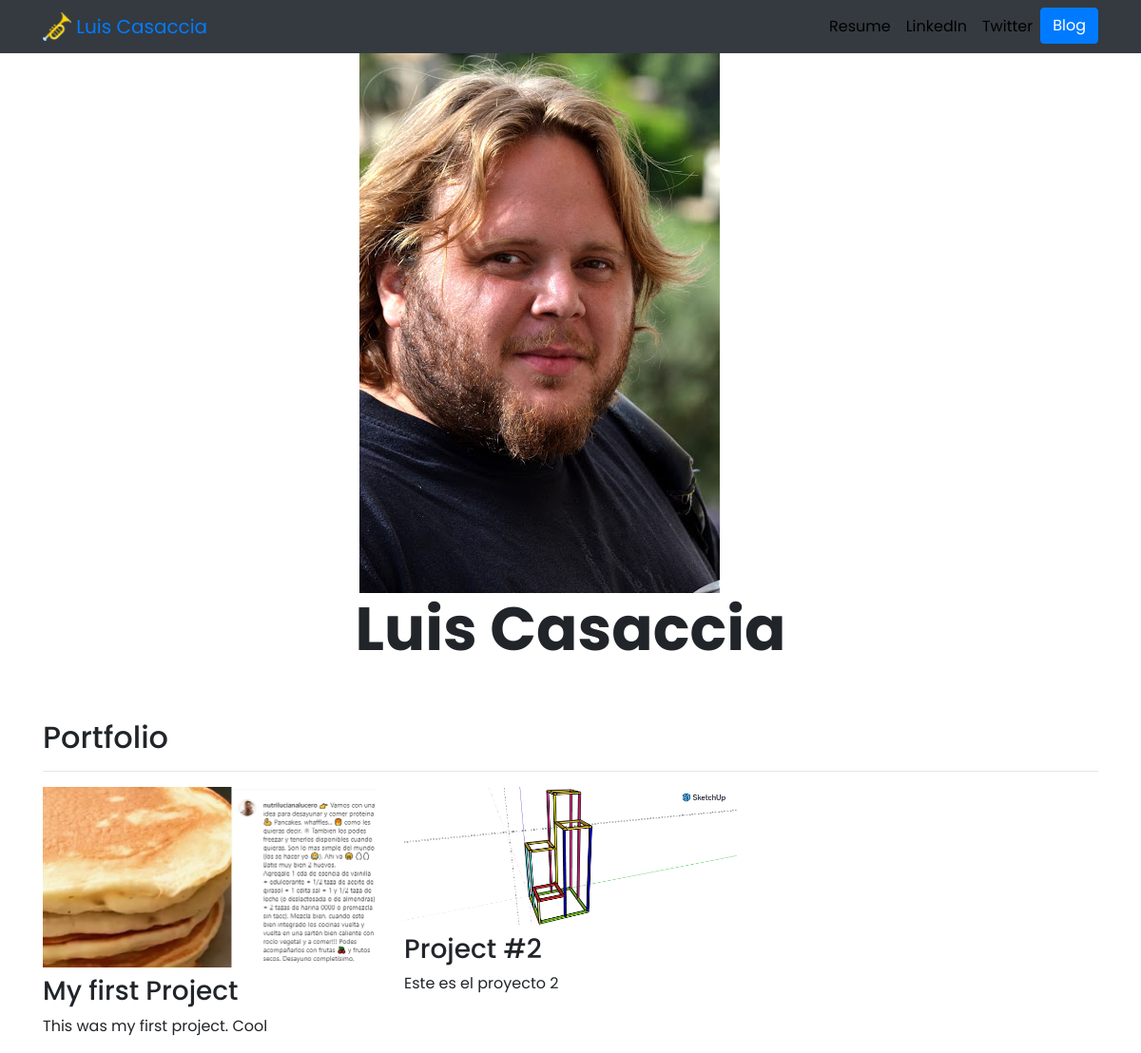
The page / on the database its author committed.
### portfolio/models.py (models this page shows, shortened)
class Project(models.Model):
    title = models.CharField(max_length=100)
    description = models.CharField(max_length=250)
    image = models.ImageField(upload_to='portfolio/images/')
    url = models.URLField(blank=True)

### portfolio/views.py (the view)
# urls.py: 2. Add a URL to urlpatterns:  path('', views.home, name='home')
def home(request):
    projects = Project.objects.all()
    return render(request, 'portfolio/home.html', {'projects':projects})

### portfolio/templates/portfolio/home.html
{% extends "portfolio/base.html" %}
{% load static %}
{% block content %}
<div class="row justify-content-center my">
  <div class="col-5">
    <img src="{% static 'portfolio/perfil.jpg' %}" class="img-fluid">
  </div>
</div>
<div class="row justify-content-center mb-3">
  <div class="col-md-9 text-center">
    <h1 id="hometext" class="font-weight-bold">Luis Casaccia</h1>
  </div>
</div>
<h2 class="mt-5">Portfolio</h2>
<hr>
<div class="row">
  {% for project in projects %}
  <div class="col-lg-4 col-md-6">
    {% if project.url %}
    <a href="{{ project.url }}">
      <img src="{{ project.image.url }}" class="img-fluid mb-2">
    </a>
    {% else %}
    <img src="{{ project.image.url }}" class="img-fluid mb-2">
    {% endif %}
    <h3>{{ project.title }}</h3>
    <p>{{ project.description }}</p>
  </div>
  {% endfor %}
</div>
{% endblock %}

### portfolio/templates/portfolio/base.html (shortened to what this page needs)
{% load static %}
<!doctype html>
<html lang="en">
<head>
<link rel="stylesheet" href="https://stackpath.bootstrapcdn.com/bootstrap/4.4.1/css/bootstrap.min.css">
<link rel="stylesheet" href="{% static "portfolio/custom.css" %}">
</head>
<body>
<nav id="topNav" class="navbar navbar-expand-md bg-dark">
  <div class="container">
    <a class="navbar-brand" href="{% url 'home' %}">
      <img src="{% static "portfolio/favicon-32x32.png" %}" width="30" height="30" class="d-inline-block align-top" alt="Trumpet Logo">
      <span>Luis Casaccia</span>
    </a>
    <div class="collapse navbar-collapse text-center" id="navbarNav">
      <ul class="navbar-nav ml-auto">
        <li class="nav-item">
          <a class="nav-link" href="{% static "portfolio/CV_Español.pdf" %}">Resume</a>
        </li>
        <li class="nav-item">
          <a class="nav-link" href="https://www.linkedin.com/in/lcasaccia/" target="_blank">LinkedIn</a>
        </li>
        <li class="nav-item">
          <a class="nav-link" href="https://twitter.com/lcasaccia" target="_blank">Twitter</a>
        </li>
        <li>
          <a role="button" href="{% url 'blog:all_blogs' %}" class="btn btn-primary">Blog</a>
        </li>
      </ul>
    </div>
  </div>
</nav>
<div class="container">
  {% block content %}{% endblock %}
</div>
</body>
</html>

### portfolio/static/portfolio/custom.css (style rules this page uses)
.navbar-nav .nav-link { color: rgba(0,0,0,1) !important; }
body { font-family: 'Poppins', cursive; }
@media (min-width: 992px) { #hometext { font-size: 4rem; } }

### rows shown on the page
Project: image (picture), title "My first Project", description "This was my first project. Cool"
Project: image (picture), title "Project #2", description "Este es el proyecto 2"
